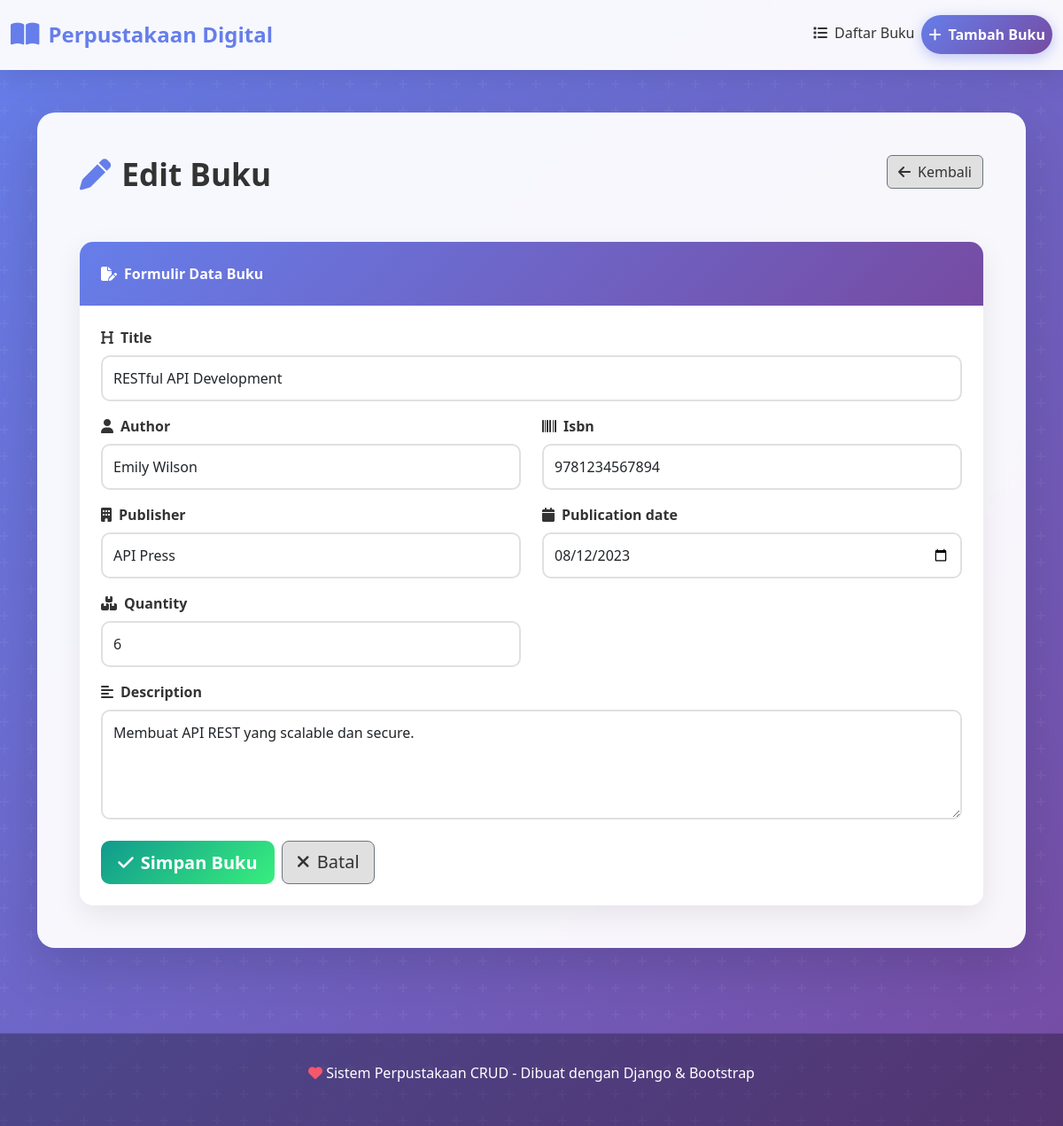
The app's page /book/55/update/ with its own data.
### books/models.py (models this page shows, shortened)
class Book(models.Model):
    title = models.CharField(max_length=200)
    author = models.CharField(max_length=100)
    isbn = models.CharField(max_length=13, unique=True)
    publisher = models.CharField(max_length=100)
    publication_date = models.DateField()
    description = models.TextField(blank=True, null=True)
    quantity = models.IntegerField(default=1)
    created_at = models.DateTimeField(auto_now_add=True)
    updated_at = models.DateTimeField(auto_now=True)
    class Meta:
        ordering = ['-created_at']

### books/views.py (the view)
# urls.py: path('book/<int:pk>/update/', views.book_update, name='book_update'),
def book_update(request, pk):
    book = get_object_or_404(Book, pk=pk)
    if request.method == 'POST':
        form = BookForm(request.POST, instance=book)
        if form.is_valid():
            form.save()
            return redirect('book_detail', pk=book.pk)
    else:
        form = BookForm(instance=book)
    return render(request, 'books/book_form.html', {'form': form, 'book': book, 'title': 'Edit Buku'})

### books/forms.py
class BookForm(forms.ModelForm):
    class Meta:
        model = Book
        fields = ['title', 'author', 'isbn', 'publisher', 'publication_date', 'description', 'quantity']
        widgets = {
            'title': forms.TextInput(attrs={'class': 'form-control', 'placeholder': 'Judul Buku'}),
            'author': forms.TextInput(attrs={'class': 'form-control', 'placeholder': 'Pengarang'}),
            'isbn': forms.TextInput(attrs={'class': 'form-control', 'placeholder': 'ISBN'}),
            'publisher': forms.TextInput(attrs={'class': 'form-control', 'placeholder': 'Penerbit'}),
            'publication_date': forms.DateInput(attrs={'class': 'form-control', 'type': 'date'}),
            'description': forms.Textarea(attrs={'class': 'form-control', 'rows': 4, 'placeholder': 'Deskripsi Buku'}),
            'quantity': forms.NumberInput(attrs={'class': 'form-control', 'placeholder': 'Jumlah', 'min': '1'}),
        }

### books/templates/books/book_form.html (shortened to what this page needs)
{% extends 'books/base.html' %}
{% block content %}
<div class="row mb-4">
    <div class="col-md-8">
        <h1 class="page-title">
            <i class="fas fa-pen"></i>
            {{ title }}
        </h1>
    </div>
    <div class="col-md-4 text-end">
        <a href="{% url 'book_list' %}" class="btn btn-secondary">
            <i class="fas fa-arrow-left me-2"></i>Kembali
        </a>
    </div>
</div>
<div class="card">
    <div class="card-header">
        <i class="fas fa-file-pen me-2"></i>Formulir Data Buku
    </div>
    <div class="card-body">
        <form method="post" class="needs-validation">
            <div class="row">
                <div class="col-md-12 mb-3">
                    <label for="{{ form.title.id_for_label }}" class="form-label">
                        <i class="fas fa-heading me-2"></i>{{ form.title.label }}
                    </label>
                    {{ form.title }}
                </div>
            </div>
            <div class="row">
                <div class="col-md-6 mb-3">
                    <label for="{{ form.author.id_for_label }}" class="form-label">
                        <i class="fas fa-user me-2"></i>{{ form.author.label }}
                    </label>
                    {{ form.author }}
                </div>
                <div class="col-md-6 mb-3">
                    <label for="{{ form.isbn.id_for_label }}" class="form-label">
                        <i class="fas fa-barcode me-2"></i>{{ form.isbn.label }}
                    </label>
                    {{ form.isbn }}
                </div>
            </div>
            <div class="row">
                <div class="col-md-6 mb-3">
                    <label for="{{ form.publisher.id_for_label }}" class="form-label">
                        <i class="fas fa-building me-2"></i>{{ form.publisher.label }}
                    </label>
                    {{ form.publisher }}
                </div>
                <div class="col-md-6 mb-3">
                    <label for="{{ form.publication_date.id_for_label }}" class="form-label">
                        <i class="fas fa-calendar me-2"></i>{{ form.publication_date.label }}
                    </label>
                    {{ form.publication_date }}
                </div>
            </div>
            <div class="row">
                <div class="col-md-6 mb-3">
                    <label for="{{ form.quantity.id_for_label }}" class="form-label">
                        <i class="fas fa-boxes me-2"></i>{{ form.quantity.label }}
                    </label>
                    {{ form.quantity }}
                </div>
            </div>
            <div class="mb-3">
                <label for="{{ form.description.id_for_label }}" class="form-label">
                    <i class="fas fa-align-left me-2"></i>{{ form.description.label }}
                </label>
                {{ form.description }}
            </div>
            <div class="mt-4 d-flex gap-2">
                <button type="submit" class="btn btn-success btn-lg">
                    <i class="fas fa-check me-2"></i>Simpan Buku
                </button>
                <a href="{% url 'book_list' %}" class="btn btn-secondary btn-lg">
                    <i class="fas fa-times me-2"></i>Batal
                </a>
            </div>
        </form>
    </div>
</div>
{% endblock %}

### books/templates/books/base.html (style rules this page uses)
* { margin: 0; padding: 0; box-sizing: border-box; }
body { background: linear-gradient(135deg, #667eea 0%, #764ba2 100%); min-height: 100vh; font-family: 'Segoe UI', Tahoma, Geneva, Verdana, sans-serif; position: relative; }
body::before { content: ''; position: fixed; top: 0; left: 0; width: 100%; height: 100%; pointer-events: none; z-index: 0; }
.page-title { color: #333; font-weight: 700; margin-bottom: 2rem; display: flex; align-items: center; gap: 12px; font-size: 2.2rem; }
.page-title i { color: #667eea; }
.btn-primary, .btn-success, .btn-warning, .btn-danger, .btn-info { border: none; border-radius: 10px; font-weight: 600; transition: all 0.3s ease; padding: 0.6rem 1.2rem; }
.btn-success { background: linear-gradient(135deg, #11998e, #38ef7d); color: white; }
.btn-secondary { background: #e0e0e0; color: #333; }
.card { border: none; border-radius: 15px; box-shadow: 0 10px 30px rgba(0, 0, 0, 0.08); transition: all 0.3s ease; overflow: hidden; background: rgba(255, 255, 255, 0.98); }
.card-header { background: linear-gradient(135deg, #667eea, #764ba2); border: none; padding: 1.5rem; color: white; font-weight: 600; }
.card-body { padding: 1.5rem; }
.form-control, .form-select, textarea { border: 2px solid #e0e0e0; border-radius: 10px; padding: 0.75rem; font-size: 1rem; transition: all 0.3s ease; background: rgba(255, 255, 255, 0.9); }
.form-label { font-weight: 600; color: #333; margin-bottom: 0.5rem; }

### records on screen
Book: title "RESTful API Development", author "Emily Wilson", isbn "9781234567894", publisher "API Press", publication_date "08/12/2023", quantity "6", description "Membuat API REST yang scalable dan secure."

### other values on screen
{{ title }} "Edit Buku"
